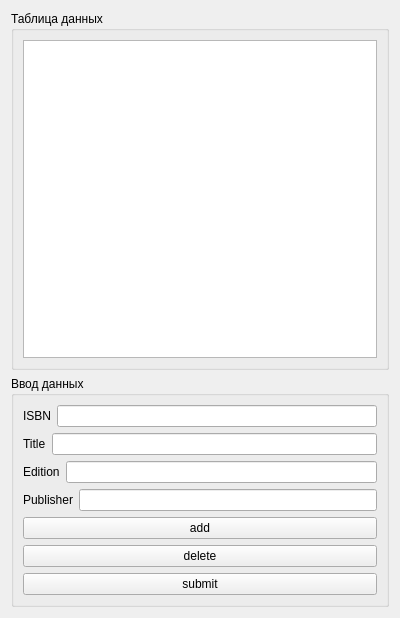
<?xml version="1.0" encoding="UTF-8"?>
<ui version="4.0">
 <class>Widget_Form</class>
 <widget class="QWidget" name="Widget_Form">
  <property name="geometry">
   <rect>
    <x>0</x>
    <y>0</y>
    <width>400</width>
    <height>618</height>
   </rect>
  </property>
  <property name="windowTitle">
   <string>Form</string>
  </property>
  <layout class="QVBoxLayout" name="verticalLayout_2">
   <item>
    <widget class="QGroupBox" name="groupBox">
     <property name="title">
      <string>Таблица данных</string>
     </property>
     <layout class="QVBoxLayout" name="verticalLayout">
      <item>
       <widget class="QTableView" name="tableView"/>
      </item>
     </layout>
    </widget>
   </item>
   <item>
    <widget class="QGroupBox" name="groupBox_2">
     <property name="title">
      <string>Ввод данных</string>
     </property>
     <layout class="QVBoxLayout" name="verticalLayout_3">
      <item>
       <layout class="QHBoxLayout" name="horizontalLayout_4">
        <item>
         <widget class="QLabel" name="label">
          <property name="text">
           <string>ISBN</string>
          </property>
         </widget>
        </item>
        <item>
         <widget class="QLineEdit" name="lineEdit_edIsbn"/>
        </item>
       </layout>
      </item>
      <item>
       <layout class="QHBoxLayout" name="horizontalLayout_3">
        <item>
         <widget class="QLabel" name="label_2">
          <property name="text">
           <string>Title</string>
          </property>
         </widget>
        </item>
        <item>
         <widget class="QLineEdit" name="lineEdit_edTitle"/>
        </item>
       </layout>
      </item>
      <item>
       <layout class="QHBoxLayout" name="horizontalLayout_2">
        <item>
         <widget class="QLabel" name="label_3">
          <property name="text">
           <string>Edition</string>
          </property>
         </widget>
        </item>
        <item>
         <widget class="QLineEdit" name="lineEdit_edEdition"/>
        </item>
       </layout>
      </item>
      <item>
       <layout class="QHBoxLayout" name="horizontalLayout">
        <item>
         <widget class="QLabel" name="label_4">
          <property name="text">
           <string>Publisher</string>
          </property>
         </widget>
        </item>
        <item>
         <widget class="QLineEdit" name="lineEdit_edPublisher"/>
        </item>
       </layout>
      </item>
      <item>
       <widget class="QPushButton" name="pushButton_add">
        <property name="text">
         <string>add</string>
        </property>
       </widget>
      </item>
      <item>
       <widget class="QPushButton" name="pushButton_del">
        <property name="text">
         <string>delete</string>
        </property>
       </widget>
      </item>
      <item>
       <widget class="QPushButton" name="pushButton_submit">
        <property name="text">
         <string>submit</string>
        </property>
       </widget>
      </item>
     </layout>
    </widget>
   </item>
  </layout>
 </widget>
 <resources/>
 <connections/>
</ui>
